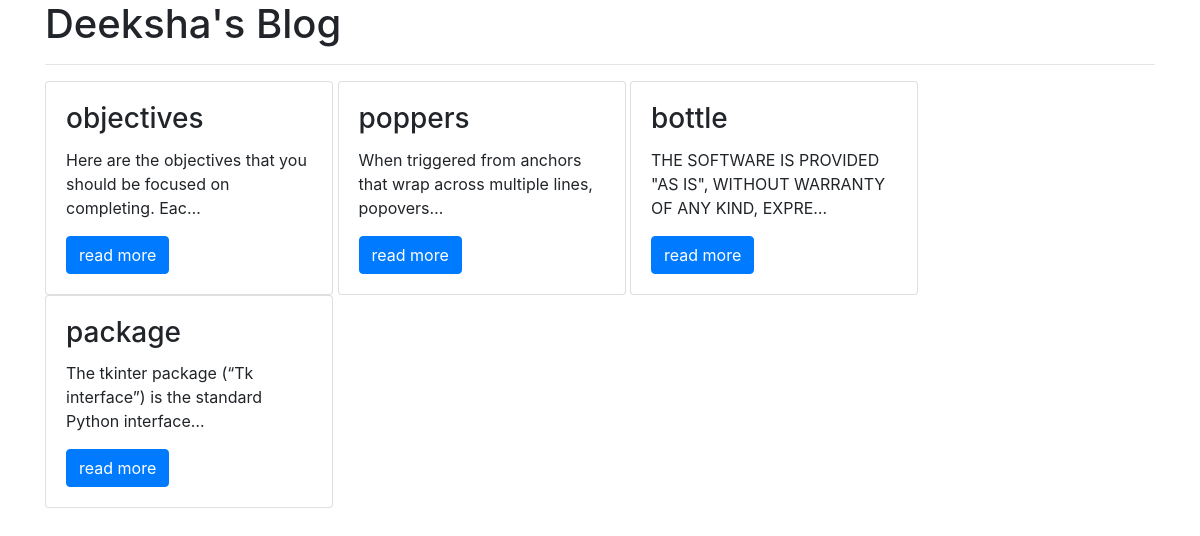
The app's page /, older data.
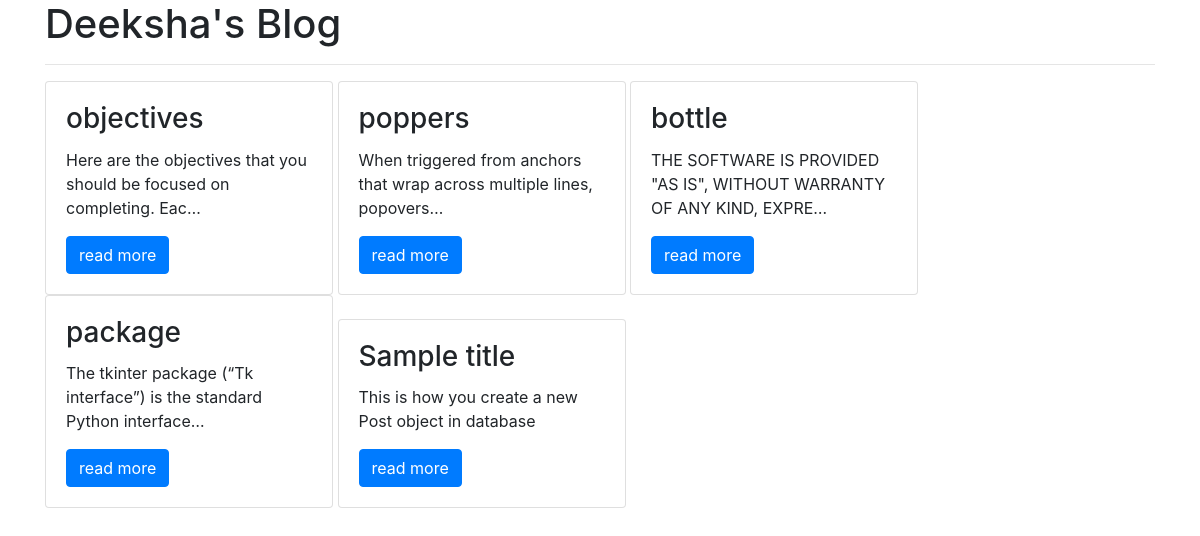
The same page, newer data.
### pages/models.py (models this page shows, shortened)
class BlogPost(models.Model):
 	title=models.CharField(max_length=200)
 	body=models.TextField()
 	date_published=models.DateTimeField(auto_now_add=True)

### pages/views.py (the view)
# urls.py: 2. Add a URL to urlpatterns:  path('', views.home, name='home')
def home(request):
	posts=BlogPost.objects.all()
	return render(request,"home.html",{"posts":posts})

### pages/templates/home.html (shortened to what this page needs)
<!DOCTYPE html>
<html>
<head>
	<link rel="stylesheet" href="https://stackpath.bootstrapcdn.com/bootstrap/4.1.3/css/bootstrap.min.css">
</head>
<body>
	<div class="container">
		<h1>Deeksha's Blog</h1>
		<hr>
		{% for post in posts %}
			<div class="card" style="width: 18rem; display: inline-block;">
  				<div class="card-body">
    				<h3 class="card-title">{{post.title}}</h3>
    				<p class="card-text">{{post.body|truncatechars:70}}</p>
    				<a href="/post/{{post.id}}" class="btn btn-primary">read more</a>
 				</div>
			</div>
		{% endfor %}
	</div>
</body>
</html>

Row changes from the older to the newer data that the page shows:
added BlogPost: title "Sample title", body "This is how you create a new Post object in database"
